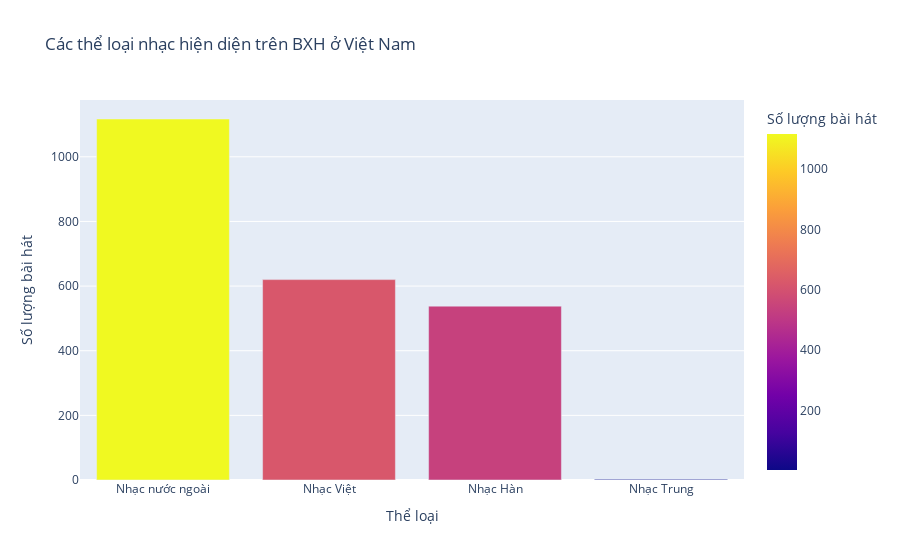

This figure's notebook cell:
### Code cell
# Vẽ biểu đồ 
fig = px.bar(genre_counts,
             x='Thể loại', 
             y='Số lượng bài hát',
             title="Các thể loại nhạc hiện diện trên BXH ở Việt Nam",
             color='Số lượng bài hát',
             labels={'Số lượng bài hát': 'Số lượng bài hát'})
# fig.write_image('../images/bar_genre.svg', format='svg', engine='kaleido')
fig.show()

### Figure 1 — Plotly figure (JSON) as saved in the notebook; plotly's stock layout.template omitted (floating-point values rounded to 4 significant figures)
{"data": [{"hovertemplate": "Thể loại=%{x}<br>Số lượng bài hát=%{marker.color}<extra></extra>", "legendgroup": "", "marker": {"color": [1117, 620, 538, 2], "coloraxis": "coloraxis", "pattern": {"shape": ""}}, "name": "", "orientation": "v", "showlegend": false, "textposition": "auto", "type": "bar", "x": ["Nhạc nước ngoài", "Nhạc Việt", "Nhạc Hàn", "Nhạc Trung"], "xaxis": "x", "y": [1117, 620, 538, 2], "yaxis": "y"}], "layout": {"barmode": "relative", "coloraxis": {"colorbar": {"title": {"text": "Số lượng bài hát"}}, "colorscale": [[0, "#0d0887"], [0.1111, "#46039f"], [0.2222, "#7201a8"], [0.3333, "#9c179e"], [0.4444, "#bd3786"], [0.5556, "#d8576b"], [0.6667, "#ed7953"], [0.7778, "#fb9f3a"], [0.8889, "#fdca26"], [1, "#f0f921"]]}, "legend": {"tracegroupgap": 0}, "title": {"text": "Các thể loại nhạc hiện diện trên BXH ở Việt Nam"}, "xaxis": {"anchor": "y", "domain": [0, 1], "title": {"text": "Thể loại"}}, "yaxis": {"anchor": "x", "domain": [0, 1], "title": {"text": "Số lượng bài hát"}}}}
